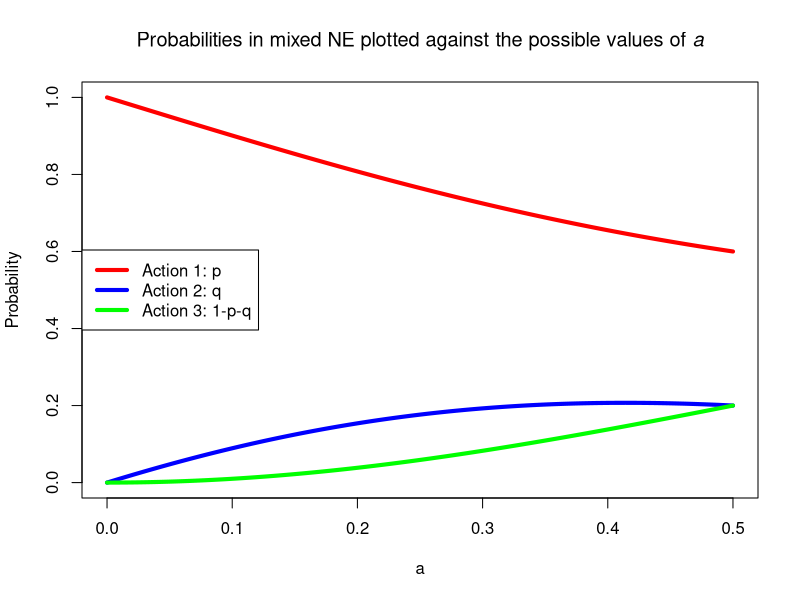
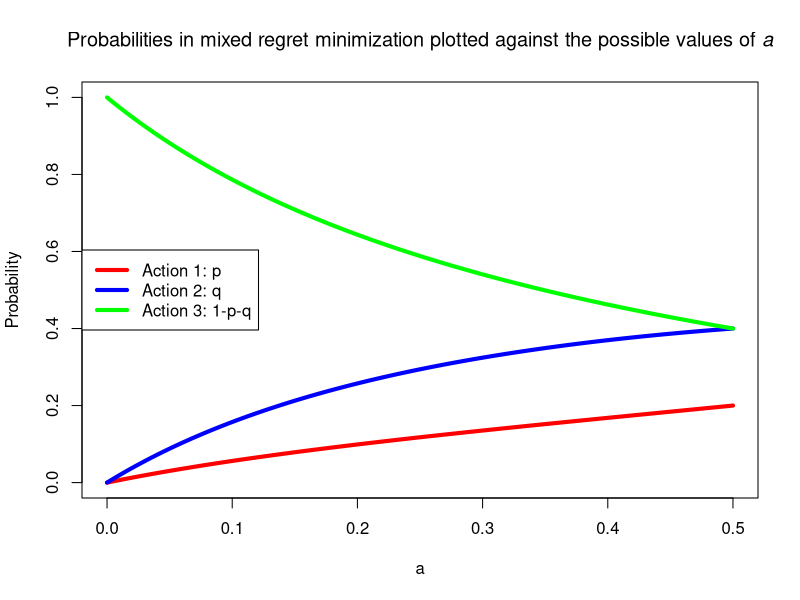

Reproduce these figures in R, in order.
x = seq(0,0.5,by=0.001)
p <- function(x){
  1-x/(1+x**2)
}
q <- function(x){
  (x-x**3)/(1+x+x**2+x**3)
}
q_p <- function(x){
  -(x-x**3)/(1+x+x**2+x**3)+x/(1+x**2)
}

matplot(x, cbind(p(x), q(x), q_p(x)),
        type = 'l', lty=1, lwd=4,
        col=c("red", "blue", "green"),
        ylab = "Probability", xlab = "a",
        main=substitute(paste("Probabilities in mixed NE plotted against the possible values of ", italic('a'))))
legend("left", legend = c("Action 1: p", "Action 2: q", "Action 3: 1-p-q"), 
       col = c("red", "blue", "green"), 
       lty = 1, lwd = 4)

x = seq(0,0.5,by=0.001)
p <- function(x){
  2*x/(3+6*x-4*x**2)
}
q <- function(x){
  (6*x+8*x**2-8*x**3)/(3+12*x+8*x**2-8*x**3)
}
q_p <- function(x){
  1-(2*x/(3+6*x-4*x**2)+(6*x+8*x**2-8*x**3)/(3+12*x+8*x**2-8*x**3))
}

matplot(x, cbind(p(x), q(x), q_p(x)),
        type = 'l', lty=1, lwd=4,
        col=c("red", "blue", "green"),
        ylab = "Probability", xlab = "a",
        main=substitute(paste("Probabilities in mixed regret minimization plotted against the possible values of ", italic('a'))))

legend("left", legend = c("Action 1: p", "Action 2: q", "Action 3: 1-p-q"), 
       col = c("red", "blue", "green"), 
       lty = 1, lwd = 4)

